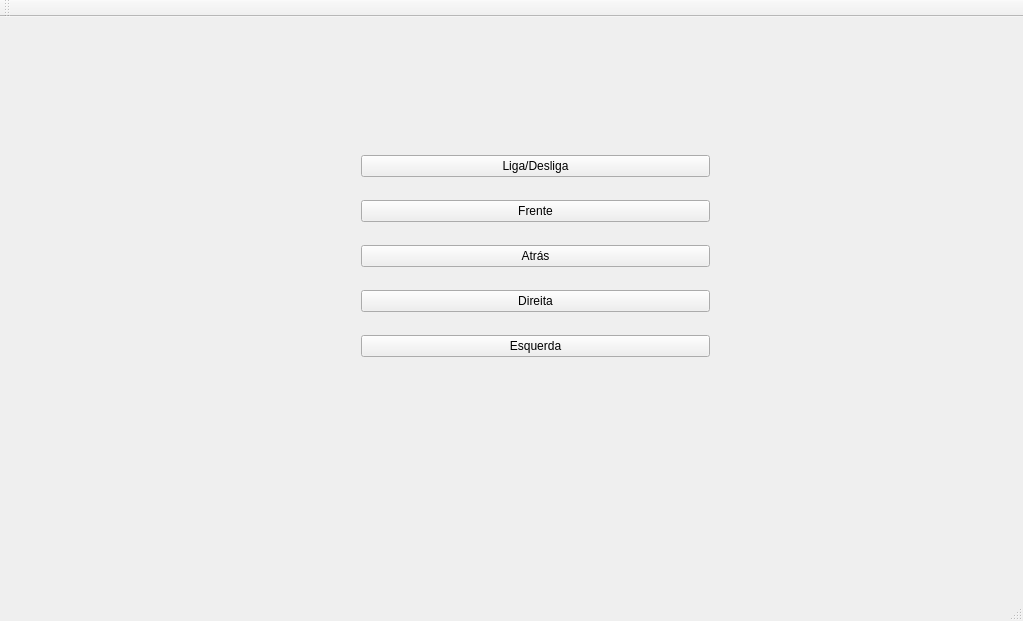
<?xml version="1.0" encoding="UTF-8"?>
<ui version="4.0">
 <class>MainWindow</class>
 <widget class="QMainWindow" name="MainWindow">
  <property name="geometry">
   <rect>
    <x>0</x>
    <y>0</y>
    <width>1023</width>
    <height>621</height>
   </rect>
  </property>
  <property name="windowTitle">
   <string>MainWindow</string>
  </property>
  <widget class="QWidget" name="centralWidget">
   <widget class="QWidget" name="gridLayoutWidget">
    <property name="geometry">
     <rect>
      <x>350</x>
      <y>110</y>
      <width>371</width>
      <height>261</height>
     </rect>
    </property>
    <layout class="QGridLayout" name="gridLayout" rowminimumheight="0,0,0,0,0,0">
     <item row="0" column="0">
      <widget class="QPushButton" name="OnOffpushButton">
       <property name="text">
        <string>Liga/Desliga</string>
       </property>
       <property name="autoDefault">
        <bool>false</bool>
       </property>
      </widget>
     </item>
     <item row="4" column="0">
      <widget class="QPushButton" name="pushButton_3">
       <property name="text">
        <string>Direita</string>
       </property>
      </widget>
     </item>
     <item row="1" column="0">
      <widget class="QPushButton" name="pushButton_5">
       <property name="text">
        <string>Frente</string>
       </property>
      </widget>
     </item>
     <item row="5" column="0">
      <widget class="QPushButton" name="pushButton_4">
       <property name="text">
        <string>Esquerda</string>
       </property>
      </widget>
     </item>
     <item row="2" column="0">
      <widget class="QPushButton" name="pushButton_2">
       <property name="text">
        <string>Atrás</string>
       </property>
      </widget>
     </item>
    </layout>
   </widget>
  </widget>
  <widget class="QMenuBar" name="menuBar">
   <property name="geometry">
    <rect>
     <x>0</x>
     <y>0</y>
     <width>1023</width>
     <height>24</height>
    </rect>
   </property>
  </widget>
  <widget class="QToolBar" name="mainToolBar">
   <attribute name="toolBarArea">
    <enum>TopToolBarArea</enum>
   </attribute>
   <attribute name="toolBarBreak">
    <bool>false</bool>
   </attribute>
  </widget>
  <widget class="QStatusBar" name="statusBar"/>
 </widget>
 <layoutdefault spacing="6" margin="11"/>
 <resources/>
 <connections/>
</ui>
